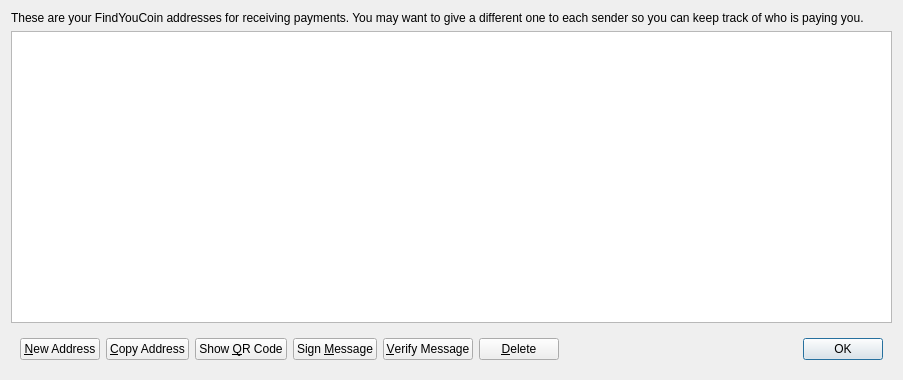
<?xml version="1.0" encoding="UTF-8"?>
<ui version="4.0">
 <class>AddressBookPage</class>
 <widget class="QWidget" name="AddressBookPage">
  <property name="geometry">
   <rect>
    <x>0</x>
    <y>0</y>
    <width>903</width>
    <height>380</height>
   </rect>
  </property>
  <property name="windowTitle">
   <string>Address Book</string>
  </property>
  <layout class="QVBoxLayout" name="verticalLayout">
   <item>
    <widget class="QLabel" name="labelExplanation">
     <property name="text">
      <string>These are your FindYouCoin addresses for receiving payments. You may want to give a different one to each sender so you can keep track of who is paying you.</string>
     </property>
     <property name="textFormat">
      <enum>Qt::PlainText</enum>
     </property>
     <property name="wordWrap">
      <bool>true</bool>
     </property>
    </widget>
   </item>
   <item>
    <widget class="QTableView" name="tableView">
     <property name="contextMenuPolicy">
      <enum>Qt::CustomContextMenu</enum>
     </property>
     <property name="toolTip">
      <string>Double-click to edit address or label</string>
     </property>
     <property name="tabKeyNavigation">
      <bool>false</bool>
     </property>
     <property name="alternatingRowColors">
      <bool>true</bool>
     </property>
     <property name="selectionMode">
      <enum>QAbstractItemView::SingleSelection</enum>
     </property>
     <property name="selectionBehavior">
      <enum>QAbstractItemView::SelectRows</enum>
     </property>
     <property name="sortingEnabled">
      <bool>true</bool>
     </property>
     <attribute name="verticalHeaderVisible">
      <bool>false</bool>
     </attribute>
    </widget>
   </item>
   <item>
    <widget class="QWidget" name="buttonBar" native="true">
     <layout class="QHBoxLayout" name="horizontalLayout">
      <item>
       <widget class="QPushButton" name="newAddressButton">
        <property name="toolTip">
         <string>Create a new address</string>
        </property>
        <property name="text">
         <string>&amp;New Address</string>
        </property>
       </widget>
      </item>
      <item>
       <widget class="QPushButton" name="copyToClipboard">
        <property name="toolTip">
         <string>Copy the currently selected address to the system clipboard</string>
        </property>
        <property name="text">
         <string>&amp;Copy Address</string>
        </property>
       </widget>
      </item>
      <item>
       <widget class="QPushButton" name="showQRCode">
        <property name="text">
         <string>Show &amp;QR Code</string>
        </property>
       </widget>
      </item>
      <item>
       <widget class="QPushButton" name="signMessage">
        <property name="toolTip">
         <string>Sign a message to prove you own a FindYouCoin address</string>
        </property>
        <property name="text">
         <string>Sign &amp;Message</string>
        </property>
       </widget>
      </item>
      <item>
       <widget class="QPushButton" name="verifyMessage">
        <property name="toolTip">
         <string>Verify a message to ensure it was signed with a specified FindYouCoin address</string>
        </property>
        <property name="text">
         <string>&amp;Verify Message</string>
        </property>
       </widget>
      </item>
      <item>
       <widget class="QPushButton" name="deleteButton">
        <property name="toolTip">
         <string>Delete the currently selected address from the list</string>
        </property>
        <property name="text">
         <string>&amp;Delete</string>
        </property>
       </widget>
      </item>
      <item>
       <spacer name="horizontalSpacer">
        <property name="orientation">
         <enum>Qt::Horizontal</enum>
        </property>
        <property name="sizeHint" stdset="0">
         <size>
          <width>40</width>
          <height>20</height>
         </size>
        </property>
       </spacer>
      </item>
      <item>
       <widget class="QDialogButtonBox" name="buttonBox">
        <property name="sizePolicy">
         <sizepolicy hsizetype="Maximum" vsizetype="Fixed">
          <horstretch>0</horstretch>
          <verstretch>0</verstretch>
         </sizepolicy>
        </property>
        <property name="standardButtons">
         <set>QDialogButtonBox::Ok</set>
        </property>
       </widget>
      </item>
     </layout>
    </widget>
   </item>
  </layout>
 </widget>
 <resources/>
 <connections/>
</ui>
